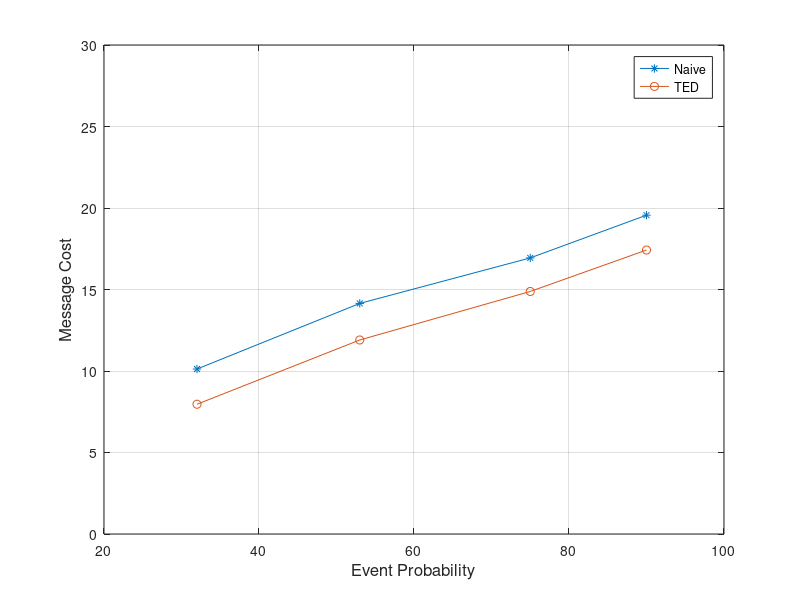

Write the MATLAB code that produced this figure.
x=[32 53 75 90]
y1=[10.1215 14.146 16.93825 19.56]
y2=[7.96075 11.903 14.8795 17.42175]
plot(x, y1, '-*', x, y2, '-o')
axis([20 100 0 30])
xlabel('Event Probability', 'fontsize',12)
ylabel('Message Cost','fontsize',12)
legend('Naive', 'TED')
grid on
%set(h, 'Box', 'on')
